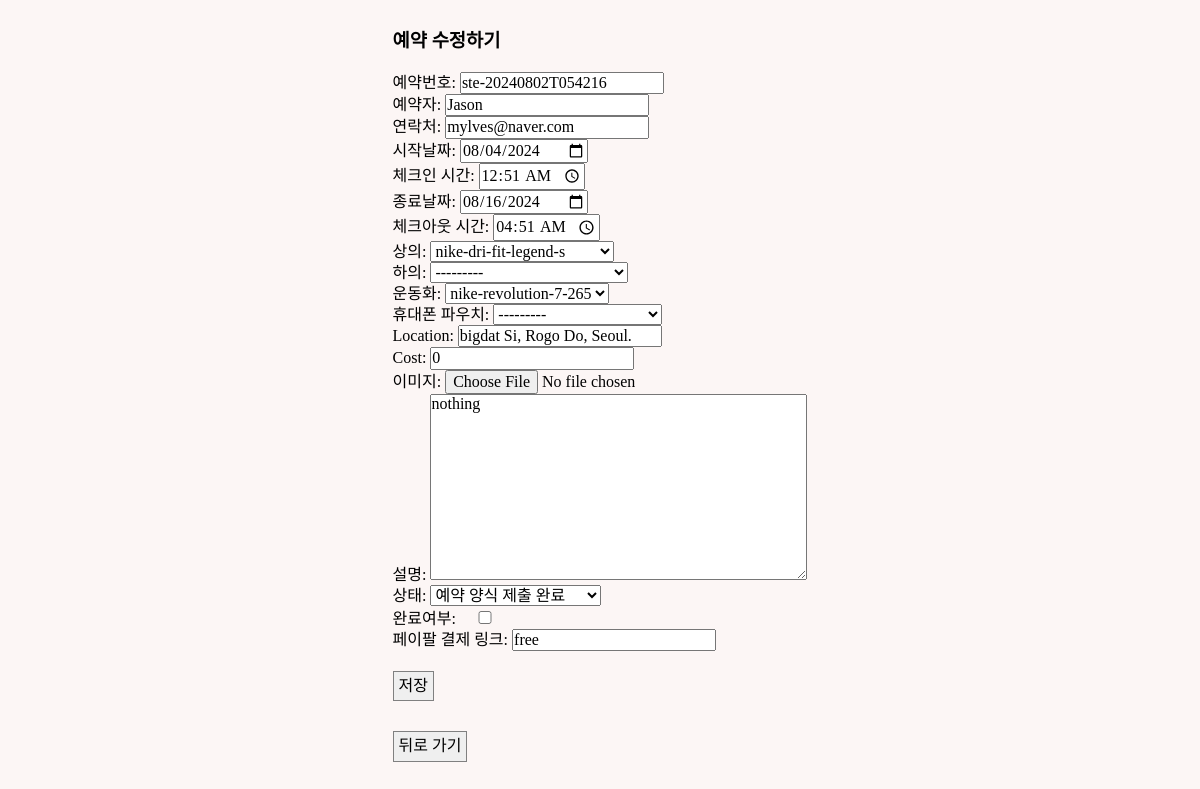
The page /EN/update/ste-20240802T054216 (signed in) on the database its author committed.
### reservation/models.py (models this page shows, shortened)
class Reservation(models.Model):
    STATUS_CHOICE = [
        ("ST1", "예약 양식 제출 완료"),
        ("ST2", "예약 완료 및 결제 대기"),
        ("ST3", "결제 완료"),
        ("ST4", "배송 중"),
        ("ST5", "배송 완료"),
        ("ST6", "반납 완료"),
        ("ST7", "입고 완료"),
    ]
    reserv_id = models.CharField(
        max_length=20,
        primary_key=True,
        default="Required_pk",
    )
    client = models.CharField(max_length=20)
    contact = models.CharField(max_length=50, blank=False)
    start_date = models.DateField()
    start_time = models.TimeField(blank=True, default=timezone.now)
    end_date = models.DateField()
    end_time = models.TimeField(blank=True, default=timezone.now)
    top = models.ForeignKey(
        Item,
        on_delete=models.CASCADE,
        limit_choices_to={"category": "top"},
        related_name="topName",
        blank=True,
        null=True,
    )
    bottom = models.ForeignKey(
        Item,
        on_delete=models.CASCADE,
        limit_choices_to={"category": "bottom"},
        related_name="bottomName",
        blank=True,
        null=True,
    )
    shoes = models.ForeignKey(
        Item,
        on_delete=models.CASCADE,
        limit_choices_to={"category": "shoes"},
        related_name="shoesName",
        blank=True,
        null=True,
    )
    bag = models.ForeignKey(
        Item,
        on_delete=models.CASCADE,
        limit_choices_to={"category": "bag"},
        related_name="bagName",
        blank=True,
        null=True,
    )
    image = models.ImageField(upload_to="", blank=True)
    desc = models.TextField(blank=True, default="-")
    status = models.CharField(
        max_length=3,
        choices=STATUS_CHOICE,
        default="ST1",
    )
    completed = models.BooleanField(default=False)
    cost = models.IntegerField(default=0)
    location = models.CharField(max_length=50, blank=False)
    paypal_link = models.CharField(max_length=50, blank=False, default="-")

### reservation/views.py (the view)
# urls.py: path("EN/update/<str:pk>", views.update, name="update"),
@login_required(login_url="users:login")
def update(request, pk):
    reservation = get_object_or_404(Reservation, pk=pk)
    form = ReservationForm(request.POST, request.FILES, instance=reservation)
    if request.method == "POST":
        if form.is_valid():
            reservation = form.save(commit=False)
            reservation.save()
            return redirect("reservation:data")
        else:
            return redirect("reservation:data")
    else:
        form = ReservationForm(instance=reservation)
        return render(request, "admin/edit.html", {"form": form})

### reservation/models.py (called while the page is built)
    def __str__(self):
        return self.model_num

### templates/admin/edit.html (shortened to what this page needs)
{% load static %}
<!DOCTYPE html>
<html lang="en">
  <head>
    <link rel="stylesheet" type="text/css" href="{% static 'css/sterna.css' %}"/>
    <link rel="stylesheet" type="text/css" href="{% static 'css/normalize.css' %}"/>
    <link href="https://cdnjs.cloudflare.com/ajax/libs/bootstrap-datetimepicker/3.0.0/css/bootstrap-datetimepicker.min.css" rel="stylesheet"/>
  </head>
  <body>
    <div class="tocenter" style="margin:30px 0 0 0">
      <div style="max-width:100%;">
        <h3 style="margin:0 0 20px 0;">예약 수정하기</h3>
        <form method="POST" enctype="multipart/form-data">
          {{ form.as_p }}
          <button style="margin-top:20px; padding: 5px;" type="submit">
            저장
          </button>
        </form>
        <div style="height:30px;"></div>
        <div>
          <a href="{% url "reservation:data" %}">
            <button style="padding: 5px;">뒤로 가기</button>
          </a>
        </div>
      </div>
    </div>
  </body>
</html>

### static/css/sterna.css (style rules this page uses)
:root { --sterun-primary-color: #fbff00; --sterun-secondary-color: #3A3A3A; --sterun-thirdary-color: #4467AF; --sterun-white-color: #FCF6F5; --sterun-black-color: #1d1d1d; --sterun-grey-color: #E8E8E8; }
* { margin: 0; padding: 0; font-family: "SCDream"; z-index:100; }
html, body { background-color: var(--sterun-white-color); margin-top: 100px; min-height: 100%; margin: 0; }
a { color: var(--sterun-black-color); text-decoration: none; }
button { border: 1px solid grey; }
#id_completed { width:50px; margin:5px 0 5px 0; }
.tocenter { display: flex; flex-direction: column; align-items: center; width:100%; }
#image_field { border: 0; }

### rows shown on the page
Reservation: reserv_id "ste-20240802T054216", client "Jason", contact "mylves@naver.com", start_date "08/04/2024", start_time "00:51", end_date "08/16/2024", end_time "04:51", top "nike-dri-fit-legend-s", bottom "---------", shoes "nike-revolution-7-265", bag "---------", location "bigdat Si, Rogo Do, Seoul.", cost "0", desc "nothing", status "예약 양식 제출 완료", paypal_link "free"
